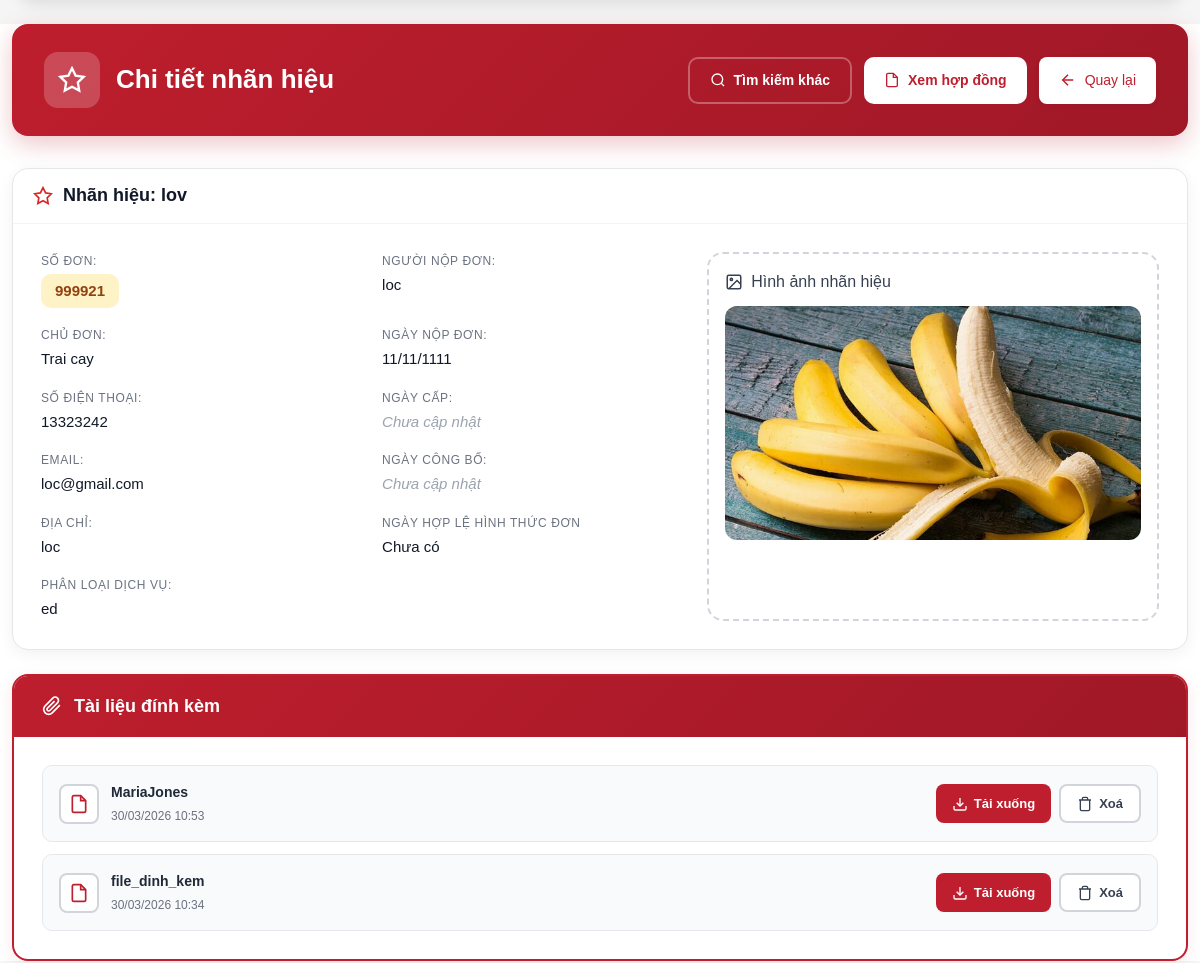
Before: /trademark/27/ (middle part) with the older database file.
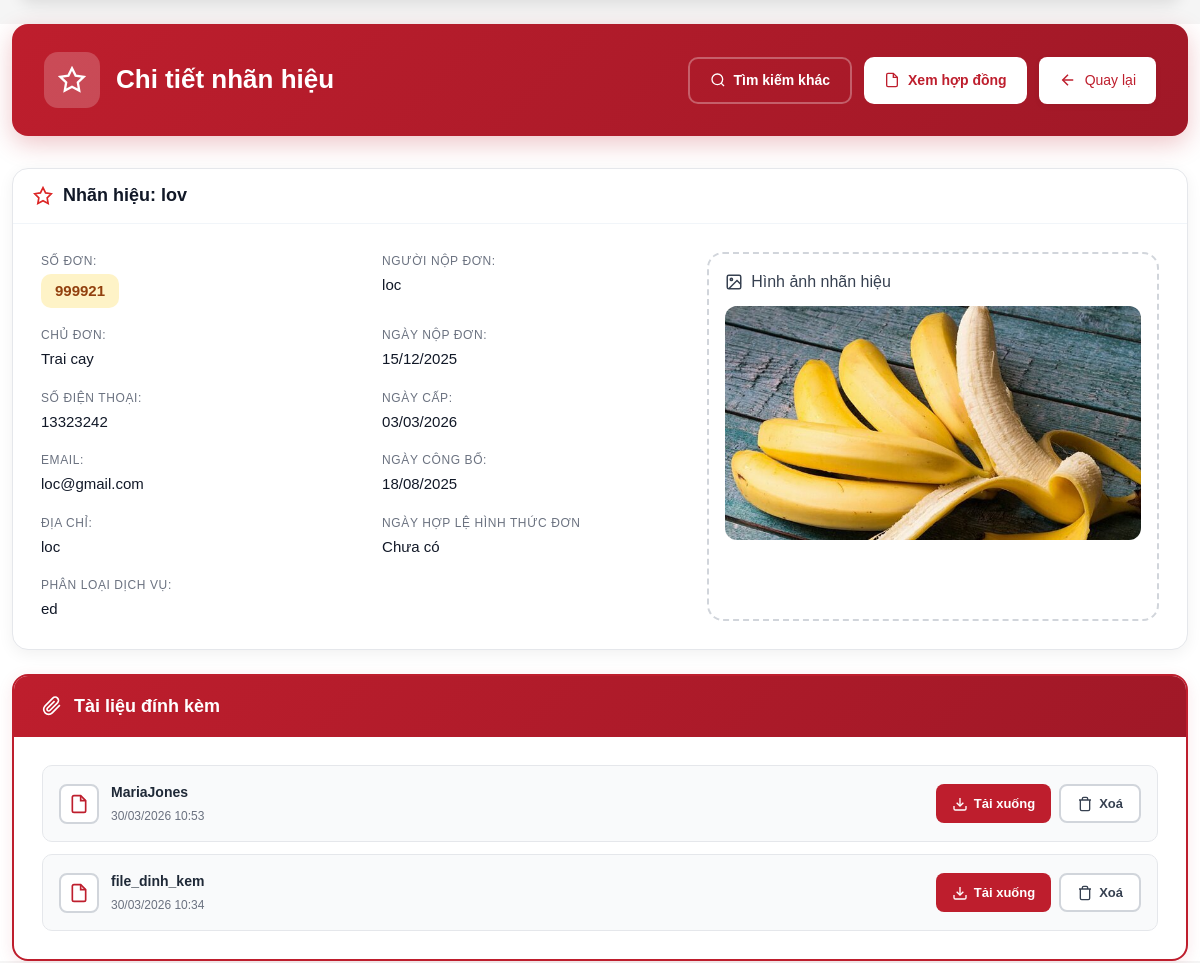
After: the same page with the newer database file.
### ipshieldapp/models.py (models this page shows, shortened)
class TrademarkService(models.Model):
    contract = models.ForeignKey(
        Contract,
        on_delete=models.CASCADE,
        related_name='trademarks'
    )
    applicant = models.CharField(
        max_length=255,
        blank=True,
        null=True,
        verbose_name='Người nộp đơn'
    )
    address = models.CharField(
        max_length=255,
        blank=True,
        null=True,
        verbose_name='Địa chỉ'
    )
    email = models.EmailField(
        blank=True,
        null=True,
        verbose_name='Email'
    )
    phone = models.CharField(
        max_length=20,
        validators=[phone_validator],
        blank=True,
        null=True,
        verbose_name='Số điện thoại'
    )
    app_no = models.CharField(
        max_length=50,
        unique=True,
        blank=True,
        null=True,
        verbose_name='Số đơn'
    )
    filing_date = models.DateField(
        blank=True,
        null=True,
        verbose_name='Ngày nộp đơn'
    )
    trademark_name = models.CharField(
        max_length=255,
        blank=True,
        null=True,
        verbose_name='Tên nhãn hiệu'
    )
    trademark_image = models.ImageField(
        upload_to='images/trademark/',
        blank=True,
        null=True,
        verbose_name='Hình ảnh nhãn hiệu'
    )
    classification = models.TextField(
        blank=True,
        null=True,
        verbose_name='Nhóm sản phẩm/dịch vụ'
    )
    publish_date = models.DateField(
        blank=True,
        null=True,
        verbose_name='Ngày công bố'
    )
    valid_date = models.DateField(
        blank=True,
        null=True,
        verbose_name='Ngày hợp lệ hóa đơn',
        help_text='Ngày đơn được xác nhận hợp lệ'
    )
    decision_date = models.DateField(
        blank=True,
        null=True,
        verbose_name='Ngày cấp'
    )
    certificates = GenericRelation(
        Certificate,
        related_query_name='trademark'
    )
    deny_document = models.DateField(
        blank=True,
        null=True,
        verbose_name='Ngày từ chối'
    )
    class Meta:
        verbose_name = 'Nhãn hiệu'
        verbose_name_plural = 'Nhãn hiệu'

### ipshieldapp/views.py (the view)
# urls.py: path('trademark/<int:trademark_id>/', views.trademark_detail, name='trademark_detail'),
def trademark_detail(request, trademark_id):
    trademark = get_object_or_404(TrademarkService, id=trademark_id)
    return render(request, 'trademark_detail.html', {'trademark': trademark, 'contract': trademark.contract})

### ipshieldapp/context_processors.py (called while the page is built)
def global_sliders(request):
    return {
        'sliders': Slider.objects.filter(is_active=True)
    }

def user_profile(request):
    if request.user.is_authenticated:
        from ipshieldapp.models import UserProfile
        profile, _ = UserProfile.objects.get_or_create(user=request.user)
        return {'user_profile': profile}
    return {}

### templates/trademark_detail.html (shortened to what the changed rows need)
{% extends 'base.html' %}
{% block body_block %}
  {% load static %}
  <div class="container mt-4">
    <div class="trademark-header">
      <div class="header-left">
        <h2 class="mb-0">Chi tiết nhãn hiệu</h2>
      </div>
    </div>
    <div class="info-card mb-4">
      <div class="card-header">
        <svg width="20" height="20" viewBox="0 0 24 24" fill="none" stroke="currentColor" stroke-width="2">
          <path d="M12 2l3.09 6.26L22 9.27l-5 4.87 1.18 6.88L12 17.77l-6.18 3.25L7 14.14 2 9.27l6.91-1.01L12 2z"></path>
        </svg>
        <h5 class="mb-0">Nhãn hiệu: {{ trademark.trademark_name|default:'Chưa đặt tên' }}</h5>
      </div>
      <div class="card-body">
        <div class="row">
          <div class="col-md-7">
            <div class="detail-grid-compact">
              <div class="detail-row">
                <span class="detail-label">Số đơn:</span>
                <span class="detail-value highlight">{{ trademark.app_no }}</span>
              </div>
              <div class="detail-row">
                <span class="detail-label">Người nộp đơn:</span>
                <span class="detail-value">{{ trademark.applicant }}</span>
              </div>
              <div class="detail-row">
                <span class="detail-label">Ngày nộp đơn:</span>
                <span class="detail-value">{{ trademark.filing_date|date:'d/m/Y' }}</span>
              </div>
              <div class="detail-row">
                <span class="detail-label">Số điện thoại:</span>
                <span class="detail-value">{{ trademark.phone }}</span>
              </div>
              <div class="detail-row">
                <span class="detail-label">Ngày cấp:</span>
                <span class="detail-value">
                  {% if trademark.decision_date %}
                    {{ trademark.decision_date|date:'d/m/Y' }}
                  {% else %}
                    <span class="text-muted">Chưa cập nhật</span>
                  {% endif %}
                </span>
              </div>
              <div class="detail-row">
                <span class="detail-label">Email:</span>
                <span class="detail-value">{{ trademark.email }}</span>
              </div>
              <div class="detail-row">
                <span class="detail-label">Ngày công bố:</span>
                <span class="detail-value">
                  {% if trademark.publish_date %}
                    {{ trademark.publish_date|date:'d/m/Y' }}
                  {% else %}
                    <span class="text-muted">Chưa cập nhật</span>
                  {% endif %}
                </span>
              </div>
              <div class="detail-row">
                <span class="detail-label">Địa chỉ:</span>
                <span class="detail-value">{{ trademark.address }}</span>
              </div>
              <div class="detail-row">
                <span class="detail-label">Phân loại dịch vụ:</span>
                <span class="detail-value">{{ trademark.classification }}</span>
              </div>
            </div>
          </div>
          <div class="col-md-5">
            <div class="image-section">
              {% if trademark.trademark_image %}
                <div class="image-wrapper">
                  <img src="{{ trademark.trademark_image.url }}" alt="Trademark Image" class="trademark-image" />
                </div>
              {% endif %}
            </div>
          </div>
        </div>
      </div>
    </div>
  </div>
{% endblock %}

Changed rows visible on the page:
changed TrademarkService "lov": filing_date "11/11/1111" → "15/12/2025"; decision_date (not shown) → "03/03/2026"; publish_date (not shown) → "18/08/2025"
Other visible differences:
text no longer shown: "Chưa cập nhật Chưa cập nhật"
